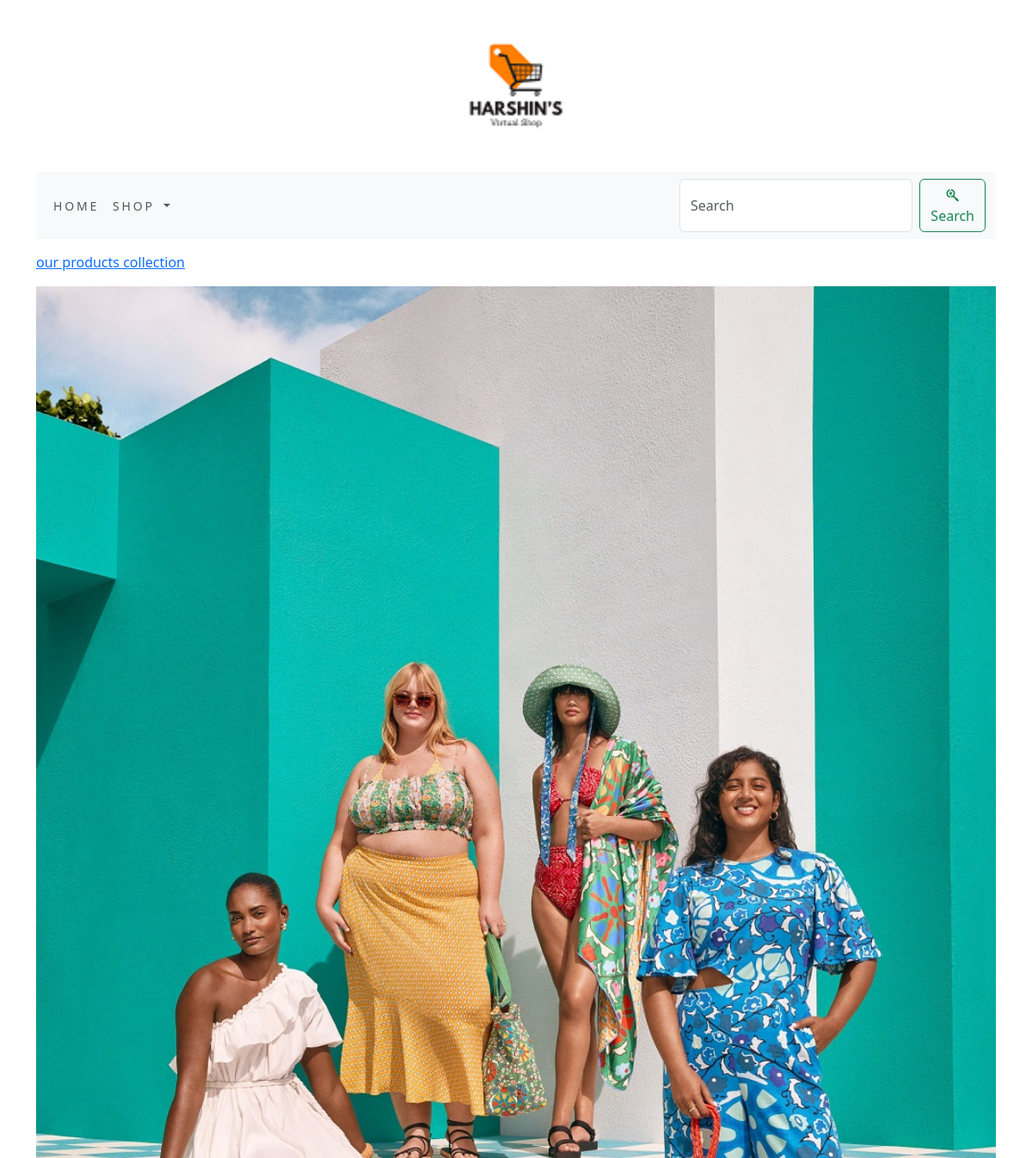
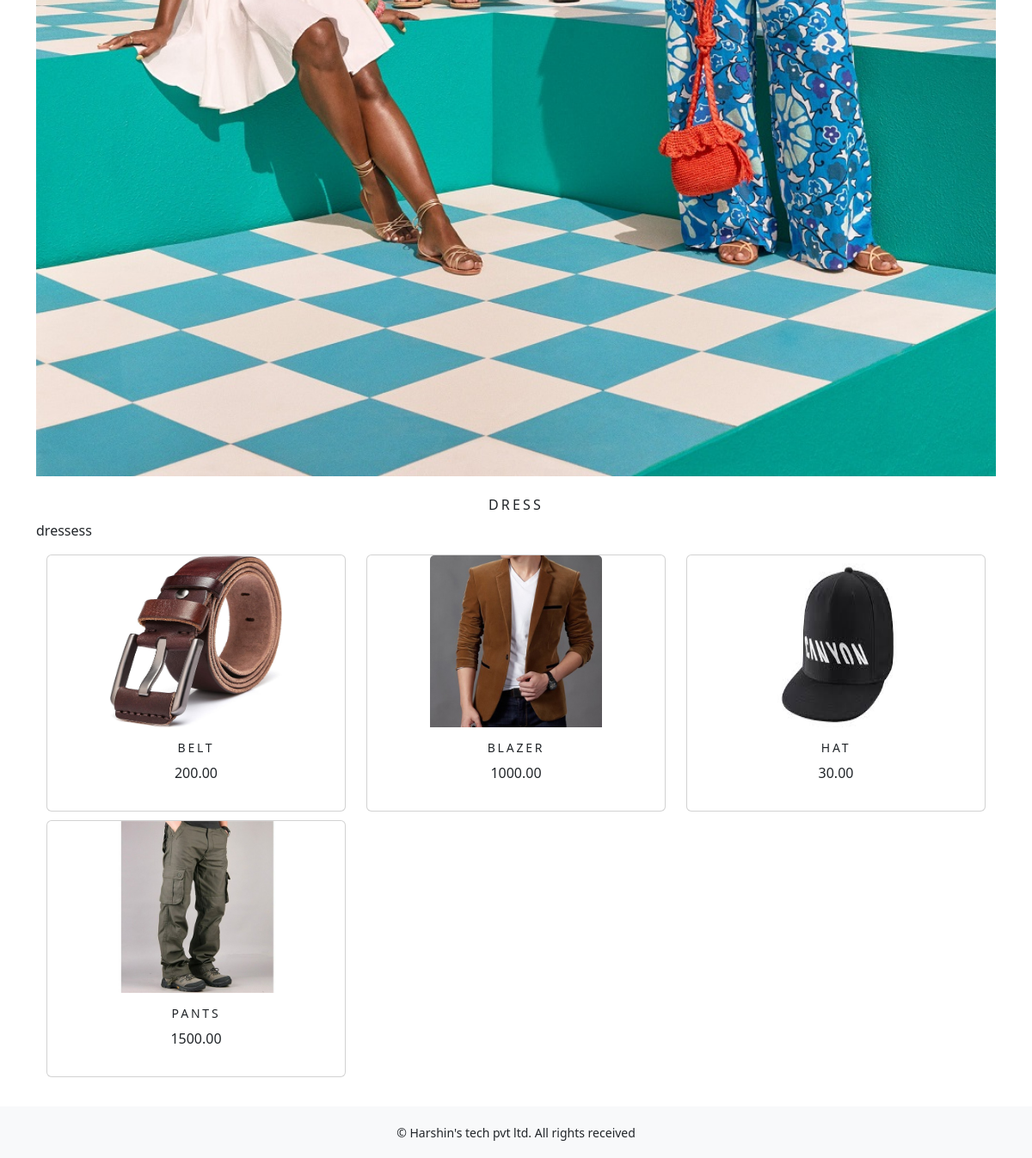
The app's page /slug/dress/ with its own data (2 pictures, top to bottom).
### shop/models.py (models this page shows, shortened)
class Category(models.Model):
    name=models.CharField(max_length=250,unique=True)
    slug=models.SlugField(max_length=250,unique=True)
    description=models.TextField(blank=True)
    image=models.ImageField(upload_to='category',blank=True)
    class Meta:
        ordering=('name',)
        verbose_name='category'
        verbose_name_plural='categories'
    def get_url(self):
        return reverse('shop:products_by_category',args=[self.slug])

class Product(models.Model):
    name=models.CharField(max_length=250,unique=True)
    slug=models.SlugField(max_length=250,unique=True)
    description=models.TextField(blank=True)
    price=models.DecimalField(max_digits=10,decimal_places=2)
    category=models.ForeignKey(Category,on_delete=models.CASCADE)
    image=models.ImageField(upload_to='product',blank=True)
    stock=models.IntegerField()
    available=models.BooleanField(default=True)
    created=models.DateTimeField(auto_now_add=True)
    updated=models.DateTimeField(auto_now=True)
    def get_url(self):
        return reverse('shop:prodCatdetail',args=[self.category.slug,self.slug])
    class Meta:
        ordering=('name',)
        verbose_name='product'
        verbose_name_plural='products'

### shop/views.py (the view)
# urls.py: path('', views.allProdCat, name='allProdCat'),
def allProdCat(request,c_slug=None):
    c_page=None
    products_list=None
    if c_slug!=None:
        c_page=get_object_or_404(Category,slug=c_slug)
        products_list=Product.objects.all().filter(category=c_page,available=True)
    else:
        products_list=Product.objects.all().filter(available=True)
    paginator=Paginator(products_list,6)
    try:
        page=int(request.GET.get('page',1))
    except:
        page=1
    try:
        products=paginator.page(page)
    except (EmptyPage,InvalidPage):
        products=paginator.page(paginator.num_pages)
    return render(request,"category.html",{'category':c_page,'products':products})

### cart/context_processors.py (called while the page is built)
def counter(request):
    item_count=0
    if 'admin' in request.path:
        return {}
    else:
        try:
            cart=Cart.objects.filter(cart_id=_cart_id(request))
            cart_items=CartItem.objects.all().filter(cart=cart[:1])
            for cart_item in cart_items:
                item_count += cart_item.quantity
        except Cart.DoesNotExist:
            item_count=0
    return dict(item_count=item_count)

### cart/views.py (called while the page is built)
def _cart_id(request):
    cart=request.session.session_key
    if not cart:
        cart=request.session.create()
    return cart

### shop/context_processors.py (called while the page is built)
def menu_links(request):
    links=Category.objects.all()
    return dict(links=links)

### templates/category.html (shortened to what this page needs)
{% extends 'base.html' %}
{% load static %}
{% block content %}
{% if category %}
    <div>
        <div class="row my_row_class">
            <div class="mx-auto">
            <p><a href="{% url 'shop:allProdCat' %}">our products collection</a> </p>
        </div>
            </div>
    </div>
    {% endif %}
<div class="mx_auto">
    {% if category %}
    <img class="my_image" src="{{category.image.url}}" alt="{{category.name}}">
</div>
<br>
<div>
    <h1 class="text-center my_title">{{category.name}}</h1>
    <p class="text-justify">{{category.description}}</p>
</div>
    {% endif %}
<div class="container">
    <div class="row max_auto">
        {% for product in products.object_list %}
        <div class="my_bottom_margin col-9 col-sm-12 col-md-4 xol-lg-4">
            <div class="card text-center" style="min-width:20rem;">
                <a href="{{product.get_url}}"><img class="card-img-top my_image" src="{{product.image.url}}" alt="{{product.name}}" style="width:200px;height:200px"></a>
                <div class="card-body">
                    <h4>{{product.name}}</h4>
                    <p>{{product.price}}</p>
                </div>
            </div>
        </div>
        {% endfor %}
    </div>
    <br>
</div>
{% endblock %}

### static/css/custom.css (style rules this page uses)
body { @import url('https://fonts.googleapis.com/css2?family=Open+Sans&display=swap'); font-family: 'Open Sans', sans-serif; }
.my_row_class { padding-top :15px; }
.my_image { width:100%; height:auto; }
.my_title { font-size:16px; text-transform:uppercase; letter-spacing:.2em; }
.my_bottom_margin { margin-bottom:10px; }
.card-body h4 { font-size:14px; text-transform:uppercase; letter-spacing:.2em; }

### records on screen
Category: image (picture), name "DRESS", description "dressess"
Product: image (picture), name "BELT", price "200.00"
Product: image (picture), name "BLAZER", price "1000.00"
Product: image (picture), name "HAT", price "30.00"
Product: image (picture), name "PANTS", price "1500.00"
